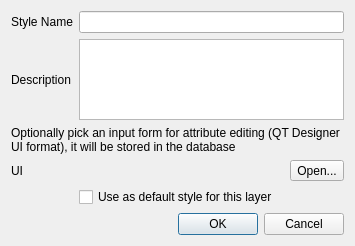
<?xml version="1.0" encoding="UTF-8"?>
<ui version="4.0">
 <class>SaveToDBDialog</class>
 <widget class="QDialog" name="SaveToDBDialog">
  <property name="geometry">
   <rect>
    <x>0</x>
    <y>0</y>
    <width>355</width>
    <height>246</height>
   </rect>
  </property>
  <property name="windowTitle">
   <string>Save style</string>
  </property>
  <property name="modal">
   <bool>true</bool>
  </property>
  <layout class="QGridLayout" name="gridLayout">
   <item row="1" column="0">
    <widget class="QLabel" name="descriptionLabel">
     <property name="text">
      <string>Description</string>
     </property>
    </widget>
   </item>
   <item row="1" column="1">
    <widget class="QPlainTextEdit" name="mDescriptionEdit"/>
   </item>
   <item row="4" column="0">
    <widget class="QLabel" name="mUILabel">
     <property name="text">
      <string>UI</string>
     </property>
     <property name="buddy">
      <cstring>mNameEdit</cstring>
     </property>
    </widget>
   </item>
   <item row="0" column="0">
    <widget class="QLabel" name="nameLabel">
     <property name="text">
      <string>Style Name</string>
     </property>
     <property name="buddy">
      <cstring>mNameEdit</cstring>
     </property>
    </widget>
   </item>
   <item row="0" column="1">
    <widget class="QLineEdit" name="mNameEdit"/>
   </item>
   <item row="6" column="1">
    <widget class="QDialogButtonBox" name="buttonBox">
     <property name="standardButtons">
      <set>QDialogButtonBox::Cancel|QDialogButtonBox::Ok</set>
     </property>
     <property name="centerButtons">
      <bool>false</bool>
     </property>
    </widget>
   </item>
   <item row="5" column="1">
    <widget class="QCheckBox" name="mUseAsDefault">
     <property name="text">
      <string>Use as default style for this layer</string>
     </property>
    </widget>
   </item>
   <item row="4" column="1">
    <layout class="QHBoxLayout" name="horizontalLayout_2">
     <item>
      <widget class="QLabel" name="mFileNameLabel">
       <property name="text">
        <string/>
       </property>
      </widget>
     </item>
     <item>
      <widget class="QToolButton" name="mFilePickButton">
       <property name="sizePolicy">
        <sizepolicy hsizetype="Maximum" vsizetype="Fixed">
         <horstretch>0</horstretch>
         <verstretch>0</verstretch>
        </sizepolicy>
       </property>
       <property name="text">
        <string>Open...</string>
       </property>
      </widget>
     </item>
    </layout>
   </item>
   <item row="2" column="0" rowspan="2" colspan="2">
    <widget class="QLabel" name="label">
     <property name="text">
      <string>Optionally pick an input form for attribute editing (QT Designer UI format), it will be stored in the database</string>
     </property>
     <property name="textFormat">
      <enum>Qt::PlainText</enum>
     </property>
     <property name="scaledContents">
      <bool>false</bool>
     </property>
     <property name="wordWrap">
      <bool>true</bool>
     </property>
    </widget>
   </item>
  </layout>
 </widget>
 <layoutdefault spacing="6" margin="11"/>
 <tabstops>
  <tabstop>mNameEdit</tabstop>
  <tabstop>mDescriptionEdit</tabstop>
  <tabstop>mFilePickButton</tabstop>
  <tabstop>mUseAsDefault</tabstop>
  <tabstop>buttonBox</tabstop>
 </tabstops>
 <resources/>
 <connections>
  <connection>
   <sender>buttonBox</sender>
   <signal>accepted()</signal>
   <receiver>SaveToDBDialog</receiver>
   <slot>accept()</slot>
   <hints>
    <hint type="sourcelabel">
     <x>254</x>
     <y>206</y>
    </hint>
    <hint type="destinationlabel">
     <x>263</x>
     <y>68</y>
    </hint>
   </hints>
  </connection>
  <connection>
   <sender>buttonBox</sender>
   <signal>rejected()</signal>
   <receiver>SaveToDBDialog</receiver>
   <slot>reject()</slot>
   <hints>
    <hint type="sourcelabel">
     <x>254</x>
     <y>206</y>
    </hint>
    <hint type="destinationlabel">
     <x>6</x>
     <y>77</y>
    </hint>
   </hints>
  </connection>
 </connections>
</ui>
